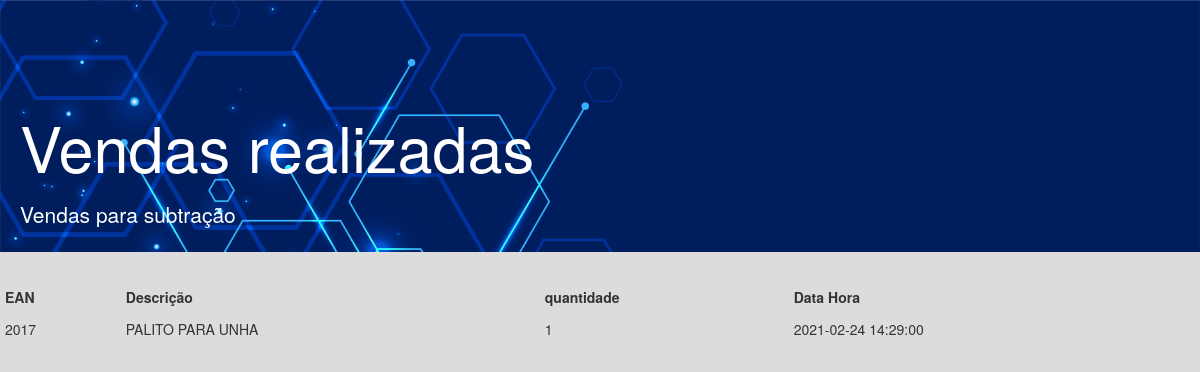
The app's page /break/v_listar_retirados.php with its own data.
### tables this page shows
CREATE TABLE IF NOT EXISTS `vendas` (
  `id` bigint(15) NOT NULL AUTO_INCREMENT,
  `referencia` bigint(15) NOT NULL,
  `descricao` varchar(255) DEFAULT NULL,
  `quantidade` int(11) DEFAULT NULL,
  `data_hora` datetime DEFAULT NULL,
  `retirar` int(2) DEFAULT NULL,
  PRIMARY KEY (`id`)
);

### break/v_listar_retirados.php (the view, shortened to what this page needs)
<?php
require '../coletor/arquivos_banco/conexao.php';
?>
<!DOCTYPE html>
<html>
<head>
  <link href="bootstrap/css/bootstrap.min.css" rel="stylesheet">
  <link rel="stylesheet" href="css.css">
  <link rel="stylesheet" href="normalize.css">
</head>
<body>
	<section id="principal">
   <section class="corpo">
    <div class="jumbotron jumbotron-fluid">
      <div class="container">
        <h1 class="display-4"> Vendas realizadas</h1>
        <p class="lead">Vendas para subtração</p>
      </div>
    </div>
    <?php
    $listagem = mysqli_query($conexao,  "SELECT * FROM vendas WHERE retirar > 0");
    ?>
    <table class="table table-condensed">
     <thead >
      <tr class="table-primary">
        <th scope="col">EAN</th>
        <th scope="col">Descrição</th>
        <th scope="col">quantidade</th>
        <th scope="col">Data Hora</th>
      </tr>
    </thead>
    <tbody>
    <?php
    while($linha = mysqli_fetch_array($listagem)) {
    ?>
      <tr>
        <td> <?= $linha['referencia'] ?> </td>
        <td> <?= utf8_encode($linha['descricao']); ?> </td>
        <td> <?= $linha['quantidade'] ?> </td>
          <td> <?= $linha['data_hora'] ?> </td>
      </tr>
    <?php } ?>
    </tbody>
  </table>
</section>
</section>
</body>
</html>

### break/css.css (style rules this page uses)
body { background-color: #DCDCDC !important; }
.jumbotron { padding-top: 70px; height: 18em; width: 100%; max-height: 50%; max-width: 100%; min-height: 20%; min-width: 30%; background-image: url("bg.jpg")!important; background-size: cover; color:#ffffff; }
.jumbotron h1 { margin-bottom: 0.3em; }
.jumbotron .container { margin-left:5px; }

### records on screen
vendas: referencia "2017", descricao "PALITO PARA UNHA", quantidade "1", data_hora "2021-02-24 14:29:00"
